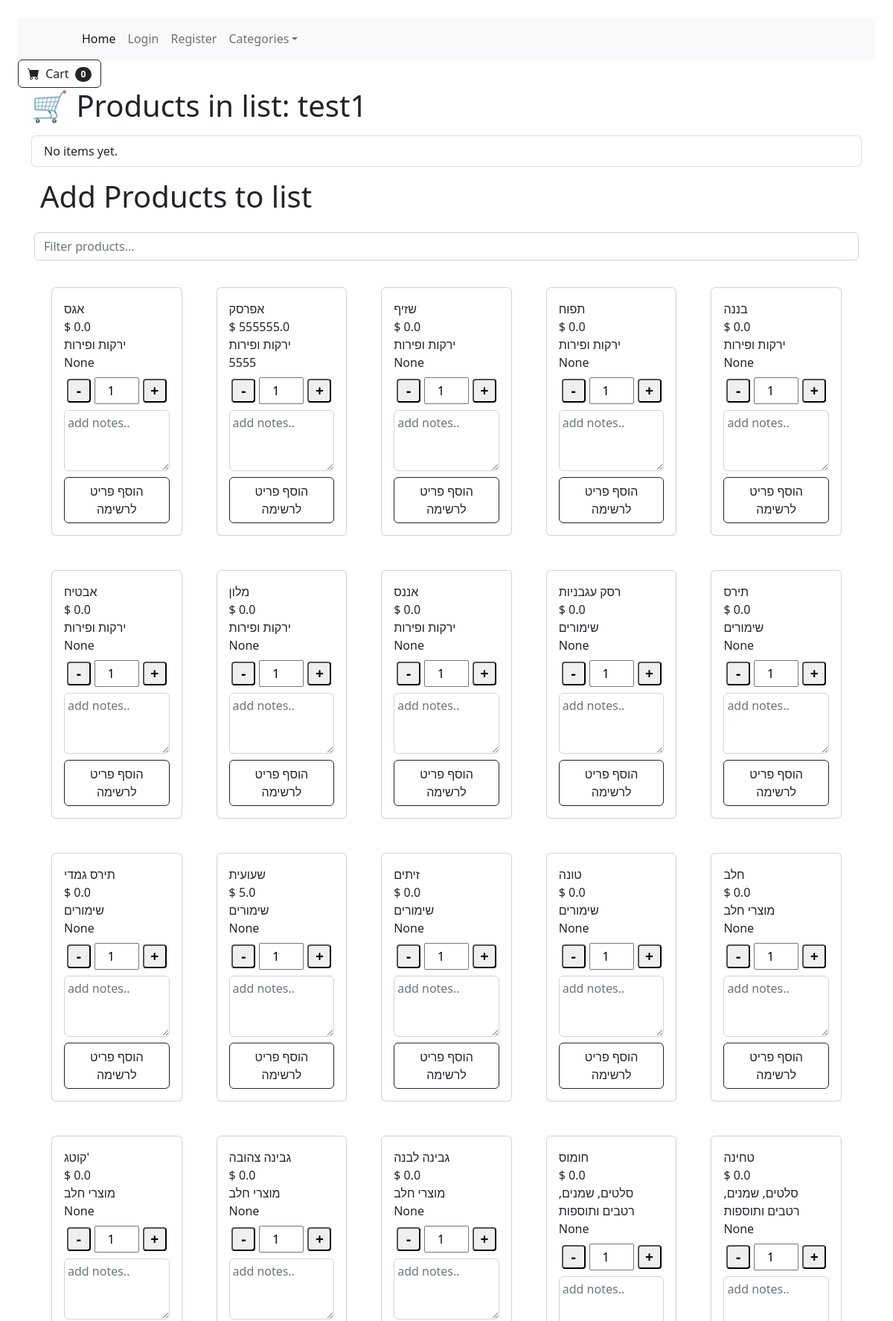
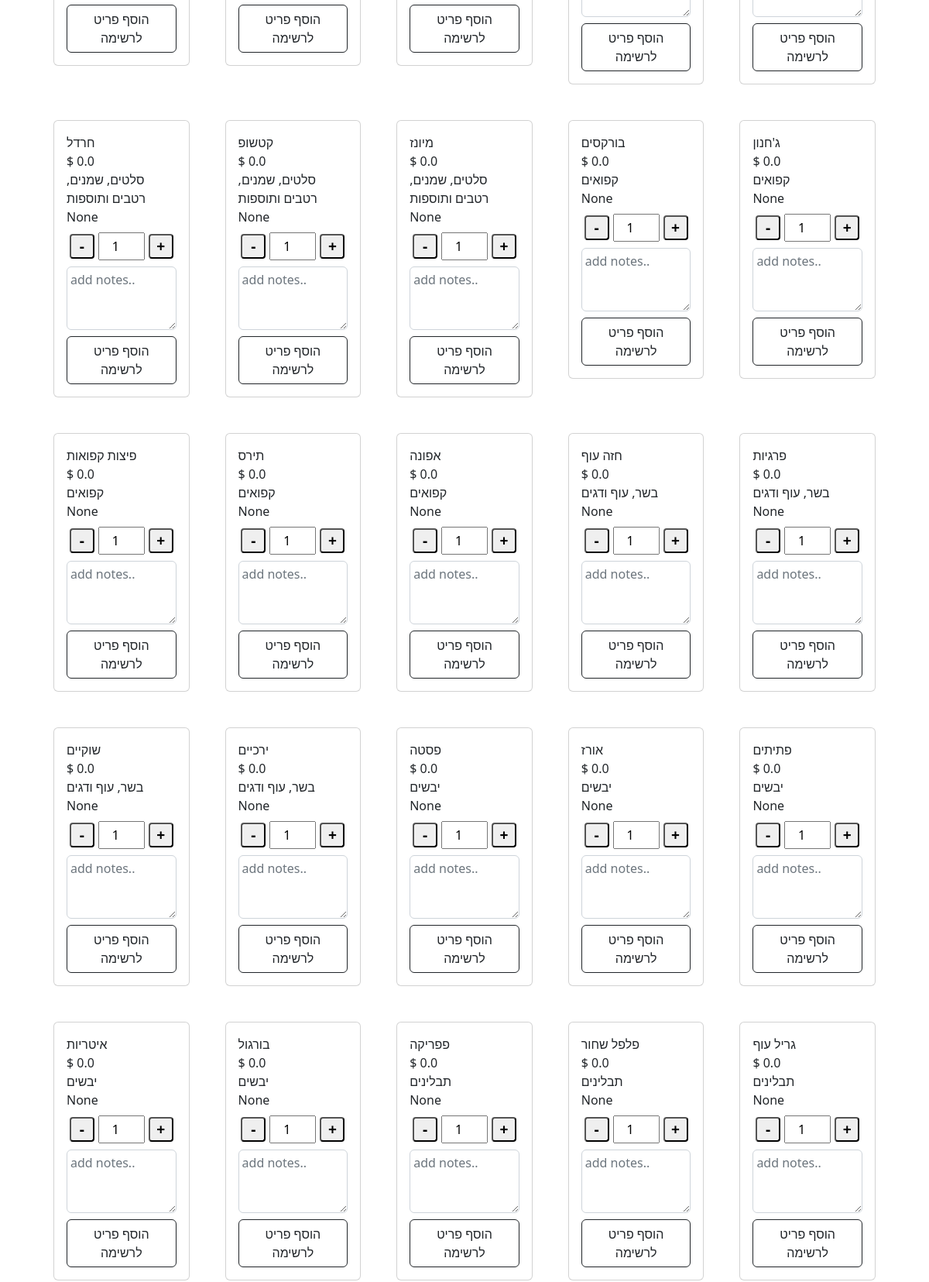
The app's page /list/1 (upper part) with its own data (2 pictures, top to bottom).
### tables this page shows
CREATE TABLE lists (
                id INTEGER PRIMARY KEY AUTOINCREMENT,
                name TEXT UNIQUE
            );

CREATE TABLE products (
        id INTEGER PRIMARY KEY AUTOINCREMENT,
        name TEXT NOT NULL,
        unit TEXT ,
        price REAL,
        category_id INTEGER,
        FOREIGN KEY (category_id) REFERENCES categories(id)
    );

CREATE TABLE categories (
        id INTEGER PRIMARY KEY AUTOINCREMENT,
        name TEXT UNIQUE NOT NULL
    );

### app.py (the view)
@app.route("/list/<int:list_id>", methods=["GET", "POST"])
def view_list(list_id):
    list_items_data = []  # make this a list
    items = database_read(f"select * from product_in_list where list_id ='{list_id}';")
    list_data = database_read(f"select * from product_in_list where list_id ='{list_id}';")
    if items:
        for item in items:
            product_id = item['product_id']
            item_data =  database_read(f"select pl.*,p.* from products p inner JOIN product_in_list  pl on pl.product_id = p.id where p.id ='{product_id}' and list_id='{list_id}';")
            if item_data:
                list_items_data.append(item_data[0])
    list_name = database_read(f"select name from lists where id ='{list_id}';")[0]['name']
    items_data = database_read(f"select p.*,cat.name as catName from products p left JOIN categories cat on category_id = cat.id")
    categories =  database_read(f"select * from categories order by name;")
    return render_template("list.html", list_id=list_id,list_data=list_data, items=list_items_data,list_name=list_name,all_items=items_data,categories=categories)

### HandelDB.py (called while the page is built)
def database_read(sql,data=None):
    connection = sqlite3.connect(database_filename)
    connection.row_factory = sqlite3.Row
    db = connection.cursor()
    if data:
         db.execute(sql, data)
    else:
         db.execute(sql)
    records = db.fetchall()
    rows = [dict(record) for record in records]
    db.close()
    connection.close()
    return rows

### app.py (called while the page is built)
@app.context_processor
def inject_user():
    return dict(user=flask_login.current_user)

@app.teardown_appcontext
def close_connection(exception):
    db = getattr(g, '_database', None)
    if db is not None:
        db.close()

@app.context_processor
def inject_collected_count():
    def get_collected_count(list_id=None):
        if list_id is None:
            return 0
        sql = f"SELECT COUNT(*) as count FROM product_in_list WHERE list_id = '{list_id}' AND collected = 1"
        print(sql)
        result = database_read(sql)
        print(result)
        return result[0]['count'] if result else 0
    return dict(get_collected_count=get_collected_count)

@app.after_request
def add_header(response):
    if request.path.endswith('service-worker.js'):
        response.headers['Content-Type'] = 'application/javascript'
    if request.path.endswith('manifest.json'):
        response.headers['Content-Type'] = 'application/manifest+json'
    return response

### templates/list.html (shortened to what this page needs)
{% extends 'base.html' %}
{% block content %}
<form class="d-flex">
  <button class="btn btn-outline-dark" type="submit">
      <i class="bi-cart-fill me-1"></i>
      Cart
      <span class="badge bg-dark text-white ms-1 rounded-pill">{{ get_collected_count(list_id) }}</span>
  </button>
</form>
<body class="p-4">
<div class="container">
  <h1 class="mb-3">🛒 Products in list:  {{ list_name }}   </h1>
  <ul id="itemsinlist"  class="list-group mb-3">
    {% for item in items %}
      <li class="list-group-item d-flex justify-content-between align-items-center
          {% if item.collected %} list-group-item-success {% endif %}">
        <span>
          {{ loop.index }}. &nbsp; {{ item['name'] }}  &nbsp; {% if item.collected %}<strong>(נאסף)</strong>{% endif %}   <br>Quantity: {{ item['quantity'] }}  &nbsp;  Price: {{ item['price'] }}  &nbsp;  Notes:  {% if item.notes %}<strong>{{ item['notes']}}</strong>{% endif %}
        </span>
          <div class="form-check">
            <input class="form-check-input position-static" data-item-id="{{ item['product_id'] }}" type="checkbox" id="blankCheckbox" onchange="updateCollected(this)" value="option1" {% if item.collected %}checked{% endif %} >
            <span class="">|</span>
              <button id="del_prod" class="delete-btn" title="remove product from list"><i class="fa fa-trash"></i></button>
          </div>
      </li>
    {% else %}
      <li class="list-group-item">No items yet.</li>
    {% endfor %}
  </ul>
  <form method="POST" class="d-flex mb-3">
    <div class="container container-box">
      <h1 class="mb-4"> Add Products to list</h1>
      <div class="row row-cols-2 row-cols-sm-3 row-cols-md-4 row-cols-lg-5 g-3">
          <input type="text" id="productFilter" style="margin-bottom: 5px;" class="form-control" placeholder="Filter products...">
          {% for product in all_items%}
          <div class="col">
          <div class="card" style="margin: 15px;">
          <div class="card-body">
              <div class="card-title">{{ product['name'] }}
                  <div class="card-text">
                          $ {{ product['price'] }}
                          <br>
                          {{ product['catName'] }}
                          <br>
                          {{ product['unit'] }}
                      </div>
                  </div>
                  <div class="product-actions text-center">
                  <div class="qty-wrapper">
                    <button class="minus" type="button" onclick="changeQty(this,-1)">-</button>
                    <input type="number" name="quantity" id="quantity" value="1" min="1" class="qty-input">
                    <button class="plus" type="button" onclick="changeQty(this,1)">+</button>
                  </div>
                  <div  class="action-wrapper">
                    <textarea id="notes" name="notes" rows="3" placeholder="add notes.." class="form-control note-input"></textarea>
                  </div>
                </div>
                <div  style="display: flex;" class="text-center"><a class="btn btn-outline-dark mt-auto" href="#" onclick="addProductToList(this); return false;" >הוסף פריט לרשימה</a>
                </div>
              </div>
          </div>
      </div>
          {% endfor%}
  </div>
</div>
  </form>
</div>
</body>
{% endblock %}

### templates/list.html (style rules this page uses)
.qty-wrapper { display: inline-flex; align-items: center; gap: 5px; }
.qty-wrapper button { width: 30px; height: 30px; font-size: 18px; }
.qty-wrapper input[type=number] { width: 60px; text-align: center; }
.plus { font-weight:bold; float:right; padding-right:4px; content:"+"; }
.minus { font-weight:bold; float:right; padding-right:4px; content:"-"; }
.product-actions { max-width: 280px; margin: 0 auto; }
.qty-wrapper { display: flex; justify-content: center; align-items: center; margin-bottom: 0.5rem; }
.qty-input { width: 60px; text-align: center; padding: 0.25rem; }
.qty-wrapper button { width: 32px; height: 32px; font-size: 1.2rem; padding: 0; border-radius: 4px; }
.note-input { max-width: 100%; margin: 0 auto 0.5rem; padding: 0.25rem; }

### records on screen
lists: name "test1"
products: name "אגס", price "0.0", catName "ירקות ופירות", unit "None"
products: name "אפרסק", price "555555.0", catName "ירקות ופירות", unit "5555"
products: name "שזיף", price "0.0", catName "ירקות ופירות", unit "None"
products: name "תפוח", price "0.0", catName "ירקות ופירות", unit "None"
products: name "בננה", price "0.0", catName "ירקות ופירות", unit "None"
products: name "אבטיח", price "0.0", catName "ירקות ופירות", unit "None"
products: name "מלון", price "0.0", catName "ירקות ופירות", unit "None"
products: name "אננס", price "0.0", catName "ירקות ופירות", unit "None"
products: name "רסק עגבניות", price "0.0", catName "שימורים", unit "None"
products: name "תירס", price "0.0", catName "שימורים", unit "None"
products: name "תירס גמדי", price "0.0", catName "שימורים", unit "None"
products: name "שעועית", price "5.0", catName "שימורים", unit "None"
products: name "זיתים", price "0.0", catName "שימורים", unit "None"
products: name "טונה", price "0.0", catName "שימורים", unit "None"
products: name "חלב", price "0.0", catName "מוצרי חלב", unit "None"
products: name "קוטג'", price "0.0", catName "מוצרי חלב", unit "None"
products: name "גבינה צהובה", price "0.0", catName "מוצרי חלב", unit "None"
products: name "גבינה לבנה", price "0.0", catName "מוצרי חלב", unit "None"
products: name "חומוס", price "0.0", catName "סלטים, שמנים, רטבים ותוספות", unit "None"
products: name "טחינה", price "0.0", catName "סלטים, שמנים, רטבים ותוספות", unit "None"
products: name "חרדל", price "0.0", catName "סלטים, שמנים, רטבים ותוספות", unit "None"
products: name "קטשופ", price "0.0", catName "סלטים, שמנים, רטבים ותוספות", unit "None"
products: name "מיונז", price "0.0", catName "סלטים, שמנים, רטבים ותוספות", unit "None"
products: name "בורקסים", price "0.0", catName "קפואים", unit "None"
products: name "ג'חנון", price "0.0", catName "קפואים", unit "None"
products: name "פיצות קפואות", price "0.0", catName "קפואים", unit "None"
products: name "תירס", price "0.0", catName "קפואים", unit "None"
products: name "אפונה", price "0.0", catName "קפואים", unit "None"
products: name "חזה עוף", price "0.0", catName "בשר, עוף ודגים", unit "None"
products: name "פרגיות", price "0.0", catName "בשר, עוף ודגים", unit "None"
products: name "שוקיים", price "0.0", catName "בשר, עוף ודגים", unit "None"
products: name "ירכיים", price "0.0", catName "בשר, עוף ודגים", unit "None"
products: name "פסטה", price "0.0", catName "יבשים", unit "None"
products: name "אורז", price "0.0", catName "יבשים", unit "None"
products: name "פתיתים", price "0.0", catName "יבשים", unit "None"
products: name "איטריות", price "0.0", catName "יבשים", unit "None"
products: name "בורגול", price "0.0", catName "יבשים", unit "None"
products: name "פפריקה", price "0.0", catName "תבלינים", unit "None"
products: name "פלפל שחור", price "0.0", catName "תבלינים", unit "None"
products: name "גריל עוף", price "0.0", catName "תבלינים", unit "None"

### other values on screen
{{ get_collected_count(list_id) }} "0"
